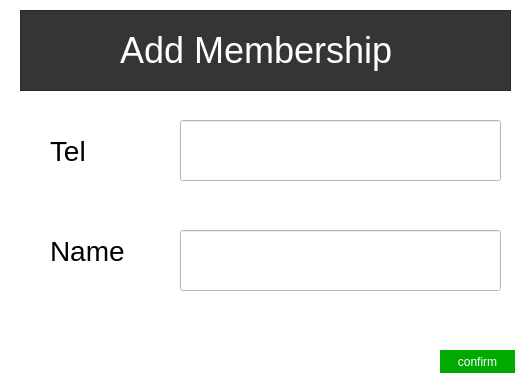
<?xml version="1.0" encoding="UTF-8"?>
<ui version="4.0">
 <class>Dialog</class>
 <widget class="QDialog" name="Dialog">
  <property name="geometry">
   <rect>
    <x>0</x>
    <y>0</y>
    <width>530</width>
    <height>389</height>
   </rect>
  </property>
  <property name="windowTitle">
   <string>Dialog</string>
  </property>
  <property name="styleSheet">
   <string notr="true">background-color: rgb(255, 255, 255);</string>
  </property>
  <widget class="QFrame" name="frame_3">
   <property name="geometry">
    <rect>
     <x>20</x>
     <y>10</y>
     <width>491</width>
     <height>81</height>
    </rect>
   </property>
   <property name="styleSheet">
    <string notr="true">background-color: rgb(53, 53, 53);
border-width:2px;  
</string>
   </property>
   <property name="frameShape">
    <enum>QFrame::StyledPanel</enum>
   </property>
   <property name="frameShadow">
    <enum>QFrame::Raised</enum>
   </property>
   <widget class="QLabel" name="name">
    <property name="geometry">
     <rect>
      <x>100</x>
      <y>10</y>
      <width>291</width>
      <height>61</height>
     </rect>
    </property>
    <property name="font">
     <font>
      <pointsize>27</pointsize>
     </font>
    </property>
    <property name="styleSheet">
     <string notr="true">color:white;</string>
    </property>
    <property name="text">
     <string>Add Membership</string>
    </property>
   </widget>
  </widget>
  <widget class="QPushButton" name="confirm">
   <property name="geometry">
    <rect>
     <x>440</x>
     <y>350</y>
     <width>75</width>
     <height>23</height>
    </rect>
   </property>
   <property name="styleSheet">
    <string notr="true">color:rgb(255, 255, 255);
background-color:rgb(0, 170, 0);
border:none;</string>
   </property>
   <property name="text">
    <string>confirm</string>
   </property>
  </widget>
  <widget class="QLabel" name="label">
   <property name="geometry">
    <rect>
     <x>50</x>
     <y>120</y>
     <width>111</width>
     <height>61</height>
    </rect>
   </property>
   <property name="font">
    <font>
     <pointsize>21</pointsize>
    </font>
   </property>
   <property name="text">
    <string>Tel</string>
   </property>
  </widget>
  <widget class="QLabel" name="label_2">
   <property name="geometry">
    <rect>
     <x>50</x>
     <y>220</y>
     <width>111</width>
     <height>61</height>
    </rect>
   </property>
   <property name="font">
    <font>
     <pointsize>21</pointsize>
    </font>
   </property>
   <property name="text">
    <string>Name</string>
   </property>
  </widget>
  <widget class="QLineEdit" name="tel">
   <property name="geometry">
    <rect>
     <x>180</x>
     <y>120</y>
     <width>321</width>
     <height>61</height>
    </rect>
   </property>
   <property name="font">
    <font>
     <pointsize>20</pointsize>
    </font>
   </property>
   <property name="text">
    <string/>
   </property>
  </widget>
  <widget class="QLineEdit" name="name_2">
   <property name="geometry">
    <rect>
     <x>180</x>
     <y>230</y>
     <width>321</width>
     <height>61</height>
    </rect>
   </property>
   <property name="font">
    <font>
     <pointsize>20</pointsize>
    </font>
   </property>
   <property name="text">
    <string/>
   </property>
  </widget>
 </widget>
 <resources/>
 <connections/>
</ui>
